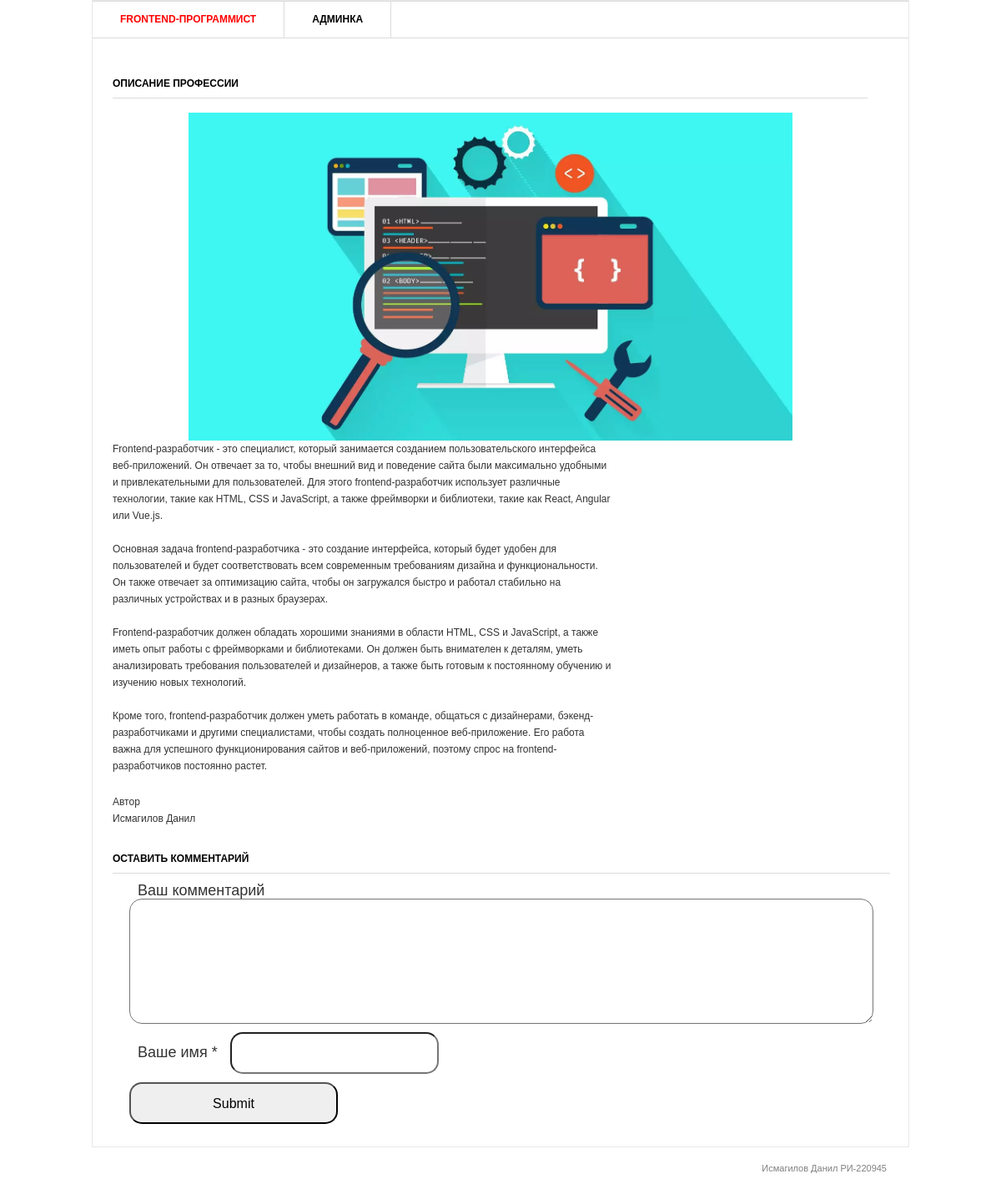
/6/, run on the app's committed database.
### blog/models.py (models this page shows, shortened)
class Post(models.Model):
    title = models.CharField('Заголовок', max_length= 200)
    description = models.TextField('Текст')
    author = models.CharField('Имя автора', max_length= 200)
    date = models.DateField('Дата')
    img = models.ImageField('Изображение', upload_to='image/', max_length=200, blank=True)
    class Meta:
        verbose_name = 'Запись'
        verbose_name_plural = 'Записи'

### blog/views.py (the view)
# urls.py: path('<int:pk>/', views.PostDetail.as_view()),
class PostDetail(View):
    def get(self, request, pk):
        post = Post.objects.get(id = pk)
        return render(request, 'blog/blog_detail.html', {'post': post})

### blog/templates/blog/blog_detail.html (shortened to what this page needs)
{% load static %}
<html>
<head>
   <link rel="stylesheet" href="{% static 'css/main.css' %}" type="text/css" media="all" />
</head>
<body>
<div class="shell">
	<div class="border">
		<div id="navigation">
			<ul>
			    <li><a href="/" class="active">Frontend-программист</a></li>
			    <li><a href="/admin">Админка</a></li>
			</ul>
		</div>
		<div id="main">
   			<div id="content" class="left">
      			<div class="projects">
         			<h3>{{ post.title }}</h3>
                  <p align="center">
                    <img src="{{ post.img.url }}" width="80%"/>
                  </p>
         			<div class="item">
						<div class="text left">
               				<p>{{ post.description|linebreaksbr }}</p>
               				<p> <br>Автор<br>{{ post.author }}</p>
            			</div>
         			</div>
     			 </div>
   			</div>
			<div class="form-comment">
				<h3>Оставить комментарий</h3>
				<div>
					<form action="{% url 'add_comments' post.id %}" method="post">
						<div>
							<label>Ваш комментарий</label>
							<textarea name="text_comments"></textarea>
						</div>
						<div>
							<label>Ваше имя *</label>
							<input type="text" name="name">
						</div>
						<div><input type="submit"></div>
					</form>
				</div>
			</div>
		</div>
	</div>
	<div id="footer">
		<p class="copy right">Исмагилов Данил РИ-220945 </p>
	</div>
</div>
</body>
</html>

### static/css/main.css (style rules this page uses)
* { margin: 0; padding: 0; outline:0; }
body { font-size: 12px; line-height: 20px; font-family: Georgia, Arial, Helvetica, Sans-Serif; color: #333; background: url() repeat 0 0; }
a { color: #ff0000; text-decoration: none; cursor:pointer; }
input, textarea, select { font-family: Arial, Helvetica, sans-serif; font-size:16px; }
textarea { overflow:auto; }
.left, .alignleft { float: left; display: inline; }
.right, .alignright { float: right; display: inline; }
.shell { width: 980px; margin: 0 auto; }
.border { border: 1px solid #e8e8e8; background: #fff; position: relative; }
#navigation { height: 43px; border-top: 1px solid #dbdbdb; border-bottom: 1px solid #dbdbdb; }
#navigation ul { list-style: none; }
#navigation ul li { float: left; height: 43px; border-right: 1px solid #dbdbdb; font-size: 12px; line-height: 43px; font-weight: bold; text-transform: uppercase; }
#navigation ul li a { float: left; height: 43px; color: #000; padding: 0 33px; }
#navigation ul li a:hover, #navigation ul li a.active { color: #ff0000; text-decoration: none; }
#main { width: 932px; padding: 37px 24px 17px 24px; }
#main h3 { font-size: 12px; line-height: 15px; color: #000; text-transform: uppercase; border-bottom: 1px solid #dbdbdb; padding: 0 0 9px 0; }
#content { width: 905px; }
.projects { padding: 10px 0 0 0; }
.projects h3 { margin: 0 0 17px 0; }
.projects .item { margin: 0 0 28px 0; }
.projects .text { width: 600px; }
.projects .text p { padding: 0 0 3px 0; }
#footer { font-family: Arial, sans-serif; font-size: 11px; line-height: 14px; color: #7f7f7f; padding: 18px 27px 20px 38px; }
.form-comment { font-size: 18px; }
.form-comment label { margin: 10px 10px; }
.form-comment input { border-radius: 15px; padding: 15px; height: 50px; width: 250px; }
.form-comment textarea { border-radius: 15px; padding: 15px; height: 150px; width: 100%; resize: vertical; }
.form-comment div { margin: 10px; }

### data on the page
Post: title "ОПИСАНИЕ ПРОФЕССИИ", img (picture), description "Frontend-разработчик - это специалист, который занимается созданием пользовательского интерфейса веб-приложений. Он отвечает за то, чтобы внешний вид и поведение сайта были максимально удобными и привлекательными для пользователей. Для этого frontend-разработчик использует различные технологии, такие как HTML, CSS и JavaScript, а также фреймворки и библиотеки, такие как React, Angular или Vue.js. Основная задача frontend-разработчика - это создание интерфейса, который будет удобен для пользователей и будет соответствовать всем современным требованиям дизайна и функциональности. Он также отвечает за оптимизацию сайта, чтобы он загружался быстро и работал стабильно на различных устройствах и…", author "Исмагилов Данил"
